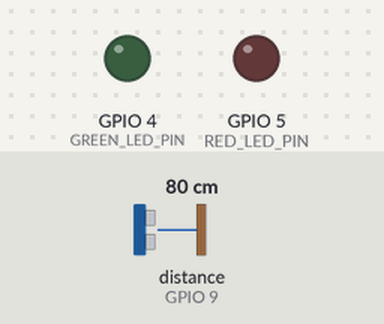
Simulated run of this program. Board: ESP32-S3. Parts: output pins drawn as LEDs (lit = HIGH). Wiring (inferred from the names in the program): ultrasonic range finder: trigger GPIO 10; echo GPIO 9. The test bench sets the inputs (shaded band); at power-on: distance to the obstacle (sensor on GPIO 9) 80 cm. The echo pulse lasts 58.3 µs per cm; WiFi joins after 1.5 s; servers stay silent unless stated; random numbers use the default seed unless the program sets one; no MQTT or app messages arrive unless stated; pins used as bus, display or sensor lines are not drawn; what the program prints to the serial monitor is not drawn.

Above: at 0.0 s.
At 1.6 s:
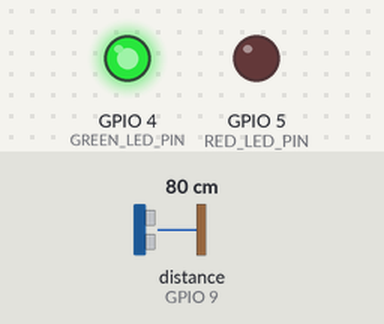
Timing chart, 0 to 3.1 s (numbered marks = the images above):
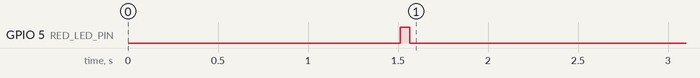

The program:

main.cpp
```cpp
#include <PubSubClient.h>
#include "config.h"
#include "WiFi-Module/WiFi-Utilities.h"
#include "WiFI-Module/Mqtt-Utilities.h"
#include "FreeRtosTasks/NetworkStatusFSM.hpp"
#include "FreeRtosTasks/ConnectionMonitoringTask.hpp"
#include "FreeRtosTasks/DataSenderTask.hpp"
#include "FreeRtosTasks/SonarMeasurementTask.hpp"
#include "Sensors/Led.hpp"
#define MSG_BUFFER_SIZE 50

/**
 * FreeRTOS documentation at:
 * https://www.freertos.org/RTOS-task-notifications.html
 *
 * Tasks were synchronised following this guide:
 * https://microcontrollerslab.com/freertos-binary-semaphore-tasks-interrupt-synchronization-u-arduino/
 *
 * It's important to add a delay to every task in order for them to be able to reset their watchdog timer;
 * this is why in the for loop of each task there's a call to vTaskDelay(). This should also be done to allow
 * the IDLE task, which has the lowest priority, to do its job and to reset its own watchdog timer.
 * Source: https://stackoverflow.com/questions/66278271/task-watchdog-got-triggered-the-tasks-did-not-reset-the-watchdog-in-time
 *
 * See more about the IDLE Task in FreeRTOS library in the official guide:
 * https://www.freertos.org/RTOS-idle-task.html
*/

/** The water level is intended as the distance of the water surface from the sonar;
 * if it's close to 0.0, it means that the water has risen to the same level as the sensor,
 * with disastrous consequences.
*/
volatile float water_level = 10.0; // a fake value just to initialise the system in a safe state
volatile int measurement_frequency = 20; // frequency expressed in number of measurements per second

/* This is the equivalent of a mutex; a Task reading or modifying the
water_level or the measurement_frequency variable should first acquire the semaphore. */
SemaphoreHandle_t waterLevelSemaphore;
SemaphoreHandle_t mFrequencySemaphore;

TaskHandle_t connectionMonitoringTask;
TaskHandle_t dataSenderTask;
TaskHandle_t sonarMeasurementTask;

NetworkStatusFSM fsm;

/**
 * Continuously polls the state of the network, but this code should be managed by the FreeRTOS library
 * so this approach should not be as detrimental as usual.
*/
void connectMonitTaskCode(void* parameter) {
  ConnectionMonitoringTask* task = new ConnectionMonitoringTask();
  Led* greenLed = new Led(GREEN_LED_PIN);
  Led* redLed = new Led(RED_LED_PIN);

  for(;;) {
    if (!task->isConnectionOk()) {
      fsm.setState(NETWORK_ERROR);
      greenLed->turnOff();
      redLed->turnOn();
      task->reconnect();
    } else {
      fsm.setState(NETWORK_OK);
      greenLed->turnOn();
      redLed->turnOff();
    }
    vTaskDelay(1);
  }
}

/**
 * Keeps sending the measured water level to the MQTT server.
*/
void dataSenderTaskCode(void* parameter) {
  DataSenderTask* task = new DataSenderTask();
  float local_measurement_frequency;
  for (;;) {
    if (fsm.getState() == NETWORK_OK) {
      task->resume();
      float local_water_level;
      xSemaphoreTake(waterLevelSemaphore, portMAX_DELAY);
      /* When this task gains access to the guarded variable by acquiring
      the mutex, read the water level. */
      local_water_level = water_level;
      xSemaphoreGive(waterLevelSemaphore);
      Serial.println(String("Read water level: ") + water_level);
      task->sendData(local_water_level);

      /* The data sender task should send data at the same pace of the measurement
      of the frequency. */
      xSemaphoreTake(waterLevelSemaphore, portMAX_DELAY);
      /* When this task gains access to the guarded variable by acquiring
      the mutex, read the measurement frequency. */
      local_measurement_frequency = measurement_frequency;
      xSemaphoreGive(waterLevelSemaphore);
      delay(1000 / local_measurement_frequency); // wait for the measurement period to elapse
    } else {
      task->pause(); // wait for someone to re-establish the connection
    }
  }
}

void sonarMeasTaskCode(void* parameters) {
  SonarMeasurementTask* task = new SonarMeasurementTask();
  float local_measurement_frequency;
  for(;;) {
    task->measureWaterLevel();
    if (fsm.getState() == NETWORK_OK && task->isMeasurementAvailable()) {
      xSemaphoreTake(waterLevelSemaphore, portMAX_DELAY);
      /* When this task gains access to the guarded variable by acquiring
      the mutex, update the water level. */
      water_level = task->getLastMeasurement();
      xSemaphoreGive(waterLevelSemaphore);
      Serial.println(String("Water level: ") + water_level);
    }
    xSemaphoreTake(waterLevelSemaphore, portMAX_DELAY);
    /* When this task gains access to the guarded variable by acquiring
    the mutex, read the measurement frequency. */
    local_measurement_frequency = measurement_frequency;
    xSemaphoreGive(waterLevelSemaphore);
    delay(1000 / local_measurement_frequency); // wait for the measurement period to elapse
  }
}

void setup() {
  Serial.begin(115200);
  setup_wifi();
  setup_mqtt();

  waterLevelSemaphore = xSemaphoreCreateBinary();
  mFrequencySemaphore = xSemaphoreCreateBinary();
  xTaskCreatePinnedToCore(connectMonitTaskCode, "ConnectionMonitoringTask", 10000, NULL, 1, &connectionMonitoringTask, 0);
  delay(500);
  xTaskCreatePinnedToCore(dataSenderTaskCode, "DataSenderTask", 10000, NULL, 1, &dataSenderTask, 1);
  delay(500);
  xTaskCreatePinnedToCore(sonarMeasTaskCode, "SonarMeasurementTask", 10000, NULL, 1, &sonarMeasurementTask, 1);
  delay(500);
  xSemaphoreGive(waterLevelSemaphore);
  xSemaphoreGive(mFrequencySemaphore);
}

void loop() {}
```

AbstractFiniteStateMachine.hpp
```cpp
#pragma once

/*
    A template class for storing different types of States.
*/
template <class X> class AbstractFiniteStateMachine {
    private:
        X current_state;
    public:
        AbstractFiniteStateMachine(X initial_state);
        X getCurrentState();
        void setCurrentState(X current_state);
};

/* A constructor for an Abstract FSM. */
template <typename X>
AbstractFiniteStateMachine<X>::AbstractFiniteStateMachine(X initial_state) {
    this->current_state = initial_state;
}

/* A method that returns the current state. */
template <typename X>
X AbstractFiniteStateMachine<X>::getCurrentState() {
    return this->current_state;
}

/* A method that sets the current state to the one specified by the user. */
template <typename X>
void AbstractFiniteStateMachine<X>::setCurrentState(X current_state) {
    this->current_state = current_state;
}
```

AbstractTask.hpp
```cpp
#pragma once
#include <FreeRTOS.h>
#include <Arduino.h>

class AbstractTask {
    /* In C++, derived classes can only access the fields of the base class
    if they are declared as protected or public:
    https://stackoverflow.com/questions/15117591/why-is-inherited-member-not-allowed
    */
    protected:
        bool canExecute; /* set to false when the task needs to be paused, e.g. when the system is in NETWORK_ERROR status */
    public:
        virtual void pause() = 0;
        virtual void resume() = 0;
};
```

ConnectionMonitoringTask.cpp
```cpp
#include "ConnectionMonitoringTask.hpp"

ConnectionMonitoringTask::ConnectionMonitoringTask() {
    this->canExecute = true;
}

/* When calling this function, the RTOS task should stop the execution of all
the other tasks, by changing the state of the macro-system. */
bool ConnectionMonitoringTask::isConnectionOk() {
    return mqtt_is_client_connected() && is_wifi_connected();
}

void ConnectionMonitoringTask::reconnect() {
    mqtt_reconnect();
}

void ConnectionMonitoringTask::pause() {
    this->canExecute = false;
}

void ConnectionMonitoringTask::resume() {
    this->canExecute = true;
}
```

ConnectionMonitoringTask.hpp
```cpp
#pragma once
#include "AbstractTask.hpp"
#include "WiFi-Module/Mqtt-Utilities.h"
#include "WiFi-Module/WiFi-Utilities.h"

class ConnectionMonitoringTask : AbstractTask {
    public:
        ConnectionMonitoringTask();
        bool isConnectionOk();
        void reconnect();
        void pause() override;
        void resume() override;
};
```

DataSenderTask.cpp
```cpp
#include "DataSenderTask.hpp"
#define MESSAGE_BYTES 20

DataSenderTask::DataSenderTask() {
    this->canExecute = true;
}

void DataSenderTask::sendData(float data) {
    if (mqtt_is_client_connected()) {
        /* The float needs to be converted to a string.
        See: http://www.steves-internet-guide.com/send-and-receive-integers-and-floats-with-arduino-over-mqtt/
        */
        char messageOutput[MESSAGE_BYTES];
        /* dtostrf() signature:
           - 1st argument: the float to convert to C string
           - 2nd argument: the minimum number of digits before the decimal point
           - 3rd argument: the precision specified as the number of digits after the decimal point
           - 4th argument: the output buffer
        */
        dtostrf(data, 1, 3, messageOutput);
        mqtt_publish(messageOutput);
    }
}

void DataSenderTask::pause() {
    this->canExecute = false;
}

void DataSenderTask::resume() {
    this->canExecute = true;
}
```

DataSenderTask.hpp
```cpp
#pragma once
#include "AbstractTask.hpp"
#include "WiFi-Module/Mqtt-Utilities.h"

class DataSenderTask : AbstractTask {
    public:
        DataSenderTask();
        void sendData(float data);
        void pause() override;
        void resume() override;
};
```

NetworkStatusFSM.cpp
```cpp
#include "NetworkStatusFSM.hpp"

/**
 * Constructor for a NetworkStatusFSM.
*/
NetworkStatusFSM::NetworkStatusFSM() : fsm(NETWORK_OK) {}

/**
 * Getter of the current state.
*/
task_state NetworkStatusFSM::getState() {
    return this->fsm.getCurrentState();
}

/**
 * Setter of the current state.
*/
void NetworkStatusFSM::setState(task_state newState) {
    this->fsm.setCurrentState(newState);
}
```

NetworkStatusFSM.hpp
```cpp
#include "AbstractFiniteStateMachine.hpp"

/**
 * A base FSM for the Task manager.
*/

enum task_state {NETWORK_OK, NETWORK_ERROR};

class NetworkStatusFSM {
    private:
        AbstractFiniteStateMachine<task_state> fsm;
    public:
        NetworkStatusFSM();
        task_state getState();
        void setState(task_state newState);
};
```

SonarMeasurementTask.cpp
```cpp
#include "SonarMeasurementTask.hpp"

extern int SONAR_PIN_ECHO; // defined in config.h
extern int SONAR_PIN_TRIG; // defined in config.h

// TODO: implement all inherited methods from AbstractTask;
// remember to initialise all fields of this Task.
SonarMeasurementTask::SonarMeasurementTask() : sonar(SONAR_PIN_ECHO, SONAR_PIN_TRIG) {
    this->canExecute = true;
}

void SonarMeasurementTask::measureWaterLevel() {
    this->measurementsQueue.add(this->sonar.update());
}

float SonarMeasurementTask::getLastMeasurement() {
    return this->measurementsQueue.poll();
}

bool SonarMeasurementTask::isMeasurementAvailable() {
    return !this->measurementsQueue.isEmpty();
}

void SonarMeasurementTask::setMeasurementFrequency(int newMeasurementFrequency) {
    this->measurementFrequency = newMeasurementFrequency;
}

int SonarMeasurementTask::getMeasurementFrequency() {
    return this->measurementFrequency;
}

void SonarMeasurementTask::pause() {
    this->canExecute = false;
}

void SonarMeasurementTask::resume() {
    this->canExecute = true;
}
```

SonarMeasurementTask.hpp
```cpp
#include "AbstractTask.hpp"
#include "Sensors/SonarSensor.hpp"
#include "Queue/Queue.hpp"

class SonarMeasurementTask : AbstractTask {
    private:
        SonarSensor sonar;
        Queue<float> measurementsQueue;
        int measurementFrequency;
    public:
        SonarMeasurementTask();
        /* Virtual methods have to be overridden inside class definition:
        https://stackoverflow.com/questions/15117591/why-is-inherited-member-not-allowed
        */
        void pause() override;
        void resume() override;
        void measureWaterLevel();
        float getLastMeasurement();
        bool isMeasurementAvailable();
        void setMeasurementFrequency(int newMeasurementFrequency);
        int getMeasurementFrequency();
};
```

Queue.hpp
```cpp
#pragma once
#include <assert.h>

/**
 * IMPORTANT DISCLAIMER: these classes are not optimised for storing String values,
 * since there are some low-level mechanisms that need to be taken care of (for example,
 * the fact that the size of the String is generally unknown; this can cause writings to
 * reserved memory locations, causing abnormal behaviours).
 *
 * A solution might be using the "SafeString" library, as suggested here:
 * https://forum.arduino.cc/t/esp32-guru-meditation-error-core-1-paniced-storeprohibited-exception-was-unhandled/1003631/8
*/

/**
 * A class modelling a generic Queue element.
*/
template <class X>
class QueueElement {
    private:
        X element; // the element contained in this QueueElement
        QueueElement* next; // the next QueueElement in this Queue.
    public:
        QueueElement(X element);
        ~QueueElement(); // destructor
        X getElement();
        QueueElement<X>* getNext(); // return pointer to next element
        void assignValueToNext(QueueElement<X>* queueElement); // used in the add() method of the Queue
};

/* Implementation of the generic constructor of a QueueElement. */
template <typename X>
QueueElement<X>::QueueElement(X element) {
    this->element = element;
    this->next = nullptr;
}

/* Implementation of the generic getElement() method of a QueueElement. */
template <typename X>
X QueueElement<X>::getElement() {
    return this->element;
}

/* Implementation of the generic getNext() method of a QueueElement. */
template <typename X>
QueueElement<X>* QueueElement<X>::getNext() {
    return this->next;
}

template <typename X>
void QueueElement<X>::assignValueToNext(QueueElement<X>* queueElement) {
    this->next = queueElement;
}

/* Implementation of the generic destructor of a QueueElement. */
template <typename X>
QueueElement<X>::~QueueElement() {
    delete this;
}

/**
 * A class modelling a generic Queue, useful for holding various data
 * types in a Queue data structure. Users should instantiate
 * objects of this class, and should avoid directly using
 * QueueElements.
*/
template <class X>
class Queue {
    private:
        QueueElement<X>* queueHead;
        int size;
    public:
        Queue();
        ~Queue(); // destructor
        void add(X element);
        bool isEmpty();
        X poll(); // warning: do not call when the Queue is empty!
};

/* Implementation of the generic constructor of a Queue. */
template <typename X>
Queue<X>::Queue() {
    this->size = 0;
    this->queueHead = nullptr;
}

/**
 * Implementation of the generic add() method of a Queue. Elements must be added at the end of a Queue
 * to respect the intent of this data structure.
*/
template <typename X>
void Queue<X>::add(X element) {
    QueueElement<X>* queueElement = new QueueElement<X>(element); // the new QueueElement to be added
    if (this->queueHead == nullptr) {
        // if this is the first element to be added
        this->queueHead = queueElement;
    } else {
        QueueElement<X>* currentElement = this->queueHead; // a pointer used to iterate over the queued elements
        /* The element with its 'next' field pointing to null has to be found. */
        while (currentElement->getNext() != nullptr) {
            currentElement = currentElement->getNext();
        }
        currentElement->assignValueToNext(queueElement); // insertion of the new element at the end of the queue
    }
    this->size++;
}

/* Implementation of the generic isEmpty() method of a Queue. */
template <typename X>
bool Queue<X>::isEmpty() {
    return this->size == 0;
}

/* Implementation of the generic poll() method of a Queue. */
template <typename X>
X Queue<X>::poll() {
    assert(!this->isEmpty());
    /* Extract the first element in this Queue. */
    QueueElement<X>* polledElement = this->queueHead;
    /* Ensure that queueHead points to the next element in queue, which would be
    nullptr if the Queue only contained one element. */
    this->queueHead = this->queueHead->getNext();

    /* Save the return value of the polled element. */
    X result = polledElement->getElement();
    this->size--; // decrease the size of the queue

    return result;
}

/* Implementation of the generic destructor of a Queue. */
template <typename X>
Queue<X>::~Queue() {
    if (!this->isEmpty()) {
        QueueElement<X>* currentElement = this->queueHead; // a pointer used to iterate over the queued elements
        while (currentElement->getNext() != nullptr) {
            this->queueHead = this->queueHead->getNext(); // move the head to the next element
            delete currentElement;
            currentElement = this->queueHead; // assign currentElement to the same element pointed by the head
        }
        delete currentElement; // delete the last element
    }
    delete this;
}
```

Led.cpp
```cpp
#include "Led.hpp"
#include <Arduino.h>

Led::Led(uint8_t pin)
{
    this->ledPin = pin;
    pinMode(pin, OUTPUT);
}

void Led::turnOn()
{
    digitalWrite(this->ledPin, HIGH);
}

void Led::turnOff()
{
    digitalWrite(this->ledPin, LOW);
}
```

Led.hpp
```cpp
#pragma once

#include <Arduino.h>

class Led {
    private:
        uint8_t ledPin;
    public:
        Led(uint8_t pin);
        void turnOn();
        void turnOff();
};
```

SonarSensor.cpp
```cpp
#include "SonarSensor.hpp"
#include <Arduino.h>

SonarSensor::SonarSensor(int currentPinIn, int currentPinOut) {
    pinIn = currentPinIn;
    pinOut = currentPinOut;
    pinMode(currentPinIn, INPUT);
    pinMode(currentPinOut, OUTPUT);
    distance = update();
}

float SonarSensor::update() {
    /* invio impulso */
    digitalWrite(pinOut,LOW);
    delayMicroseconds(3);
    digitalWrite(pinOut,HIGH);
    delayMicroseconds(5);
    digitalWrite(pinOut,LOW);

    /* ricevi l’eco */
    float tUS = pulseIn(pinIn, HIGH);
    float t = tUS / 1000.0 / 1000.0 / 2;
    float distance = t*vs;
    return distance;
}
```

SonarSensor.hpp
```cpp
#pragma once

class SonarSensor
{
    private:
        int pinIn;
        int pinOut;
        float distance;
        const float vs = 331.45 + 0.62*20;

    public:
        SonarSensor(int currentPinIn, int currentPinOut);
        float update();
};
```

Mqtt-Utilities.h
```cpp
#ifndef _MQTT_UTILITIES_H_
#define _MQTT_UTILITIES_H_
#include <PubSubClient.h>

void setup_mqtt();

void mqtt_publish(const char* msg);

bool mqtt_is_client_connected();

void mqtt_reconnect();

void mqtt_client_loop();

#endif
```

WiFi-Utilities.h
```cpp
#pragma once
#include <WiFi.h>

void setup_wifi();

bool is_wifi_connected();
```

Source omitted: Mqtt-Utilites.cpp (2418 bytes), Wifi-Utilities.cpp (657 bytes), config.h (1114 bytes)
